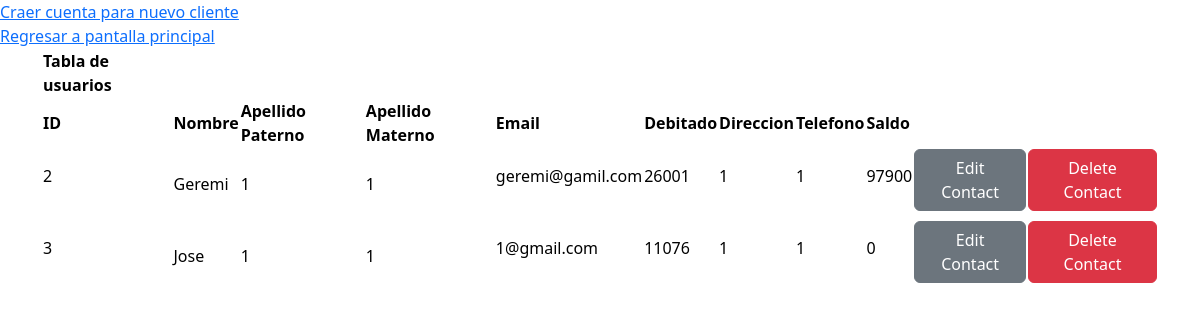
Page /crud_users/users_table.php (signed in) on the committed database.
### tables this page shows
CREATE TABLE `users` (
  `id_U` int(100) NOT NULL,
  `name_U` varchar(60) NOT NULL,
  `lastname1_U` varchar(60) NOT NULL,
  `lastname2_U` varchar(60) NOT NULL,
  `password_U` varchar(200) NOT NULL,
  `email_U` varchar(100) NOT NULL,
  `debited` int(50) NOT NULL,
  `address_U` varchar(200) NOT NULL,
  `phone` bigint(13) NOT NULL,
  `id_A1` int(100) NOT NULL,
  `balance` int(100) NOT NULL

);

### crud_users/users_table.php (the view, shortened to what this page needs)
<?php
require "../ConnectDB.php";
$clients = $conn->query("SELECT * FROM users WHERE id_A1 = {$_SESSION['id_A']}");
?>
<!DOCTYPE html>
<html lang="en">
<head>
    <link href="https://cdn.jsdelivr.net/npm/bootstrap@5.2.2/dist/css/bootstrap.min.css"
    rel="stylesheet"
>
    <link rel="stylesheet" href="../styles/styleUserTable.css">
</head>
<body>
<a href="../Register_U.php">Craer cuenta para nuevo cliente</a> <br>
<a href="../admin.php">Regresar a pantalla principal</a> <br>
<div class="container">
    <table class="table-primary">
        <tr>
            <th>Tabla de usuarios</th>
        </tr>
        <tr>
            <th>ID</th>
            <th>Nombre</th>
            <th>Apellido Paterno</th>
            <th>Apellido Materno</th>
            <th>Email</th>
            <th>Debitado</th>
            <th>Direccion</th>
            <th>Telefono</th>
            <th>Saldo</th>
        </tr>
  <?php foreach ($clients as $client) { ?>
    <tr>
        <td><p><?= htmlspecialchars($client["id_U"]) ?></p></td>
        <td><p class="card-title text-capitalize"><?= htmlspecialchars($client["name_U"]) ?></p></td>
        <td><p class="card-title text-capitalize"><?= htmlspecialchars($client["lastname1_U"]) ?></p></td>
        <td><p class="card-title text-capitalize"><?= htmlspecialchars($client["lastname2_U"]) ?></p></td>
        <td><p><?= htmlspecialchars($client["email_U"]) ?></p></td>
        <td><p><?= htmlspecialchars($client["debited"]) ?></p></td>
        <td><p><?= htmlspecialchars($client["address_U"]) ?></p></td>
        <td><p><?= htmlspecialchars($client["phone"]) ?></p></td>
        <td><p><?= htmlspecialchars($client["balance"]) ?></p></td>
        <td><a href="editUser.php?id_U=<?= htmlspecialchars($client["id_U"]) ?>" class="btn btn-secondary mb-2">Edit Contact</a></td>
        <td><a href="deleteUser.php?id_U=<?= htmlspecialchars($client["id_U"]) ?>" class="btn btn-danger mb-2">Delete Contact</a></td>
    </tr>
  <?php } ?>
  </table>
  </div>
</body>
</html>

### styles/styleUserTable.css (style rules this page uses)
.container { display: flex; align-items: center; flex-direction: column; justify-content: center; }

### rows in the picture
users: id_U "2", name_U "Geremi", lastname1_U "1", lastname2_U "1", email_U "geremi@gamil.com", debited "26001", address_U "1", phone "1", balance "97900"
users: id_U "3", name_U "Jose", lastname1_U "1", lastname2_U "1", email_U "1@gmail.com", debited "11076", address_U "1", phone "1", balance "0"
